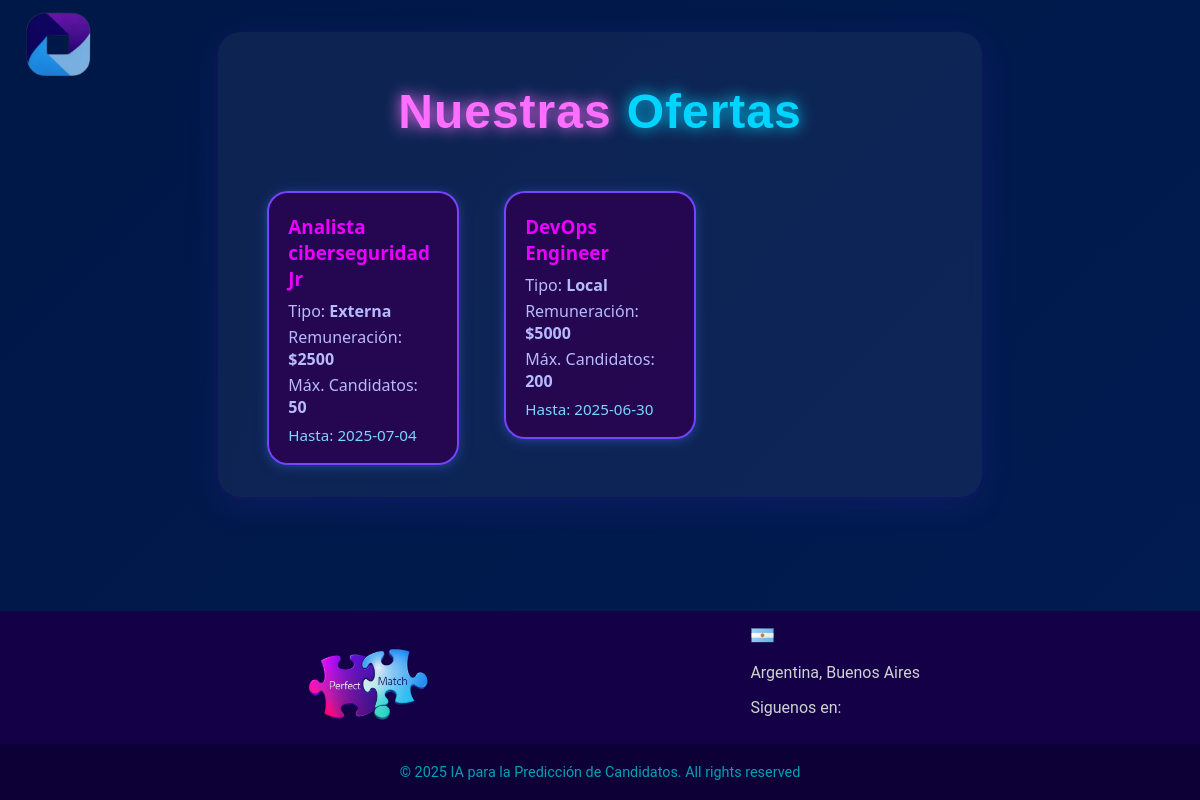
/portal_ofertas, run on an earlier commit of the app's database.
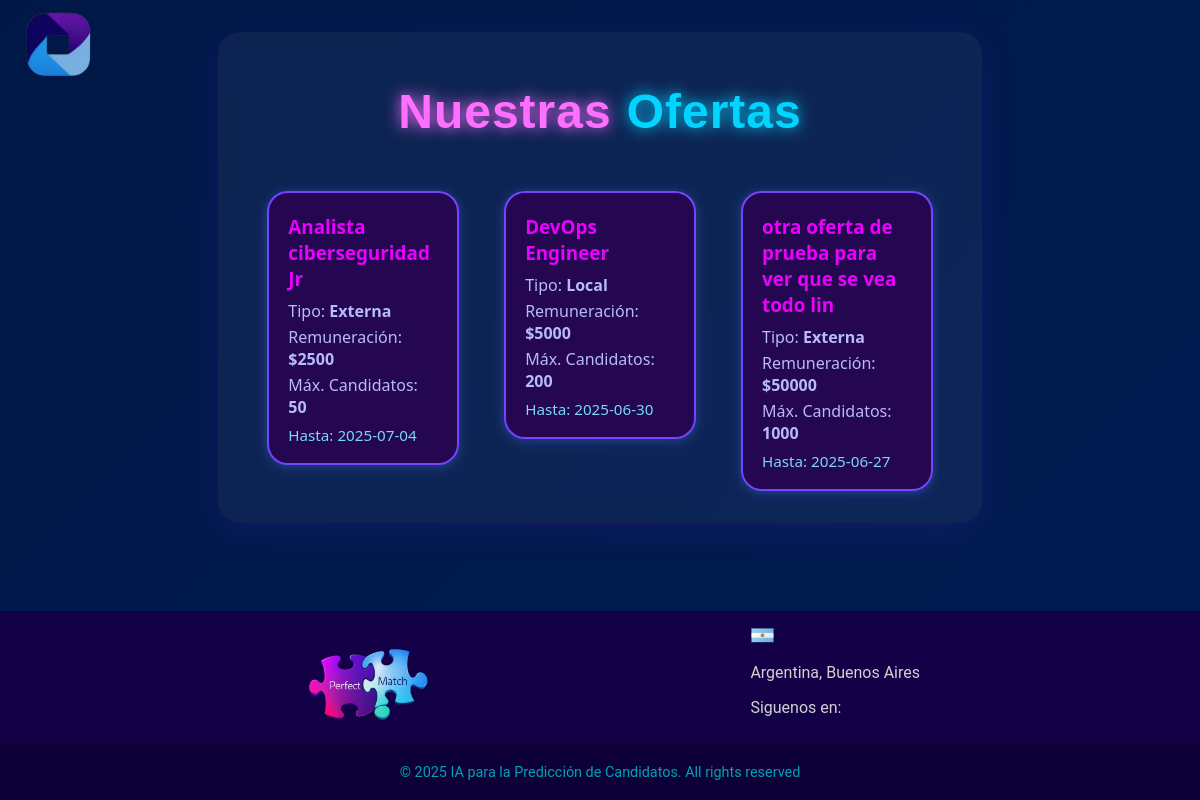
And on a later commit of the database.
### app.py (models this page shows)
class OfertaLaboral(db.Model):
    __tablename__ = "oferta_laboral"
    idOfer = db.Column(db.Integer, primary_key=True, autoincrement=True)
    nombre = db.Column(db.String(200), nullable=False, unique=True)
    fecha_cierre = db.Column(db.DateTime, nullable=False)
    max_candidatos = db.Column(db.Integer, nullable=False)
    cant_candidatos = db.Column(db.Integer, nullable=False, default=0)
    remuneracion = db.Column(db.String(50), nullable=False)
    beneficio = db.Column(db.String(200), nullable=True)
    descripcion = db.Column(db.String(200), nullable=True)
    estado = db.Column(db.String(50), nullable=False, default="Activa")
    modalidad = db.Column(db.String(20), nullable=False)
    usuario_responsable = db.Column(db.String(100), nullable=False)
    postulaciones = db.relationship("Postulacion", back_populates="oferta", cascade="all, delete-orphan", lazy=True)
    educaciones = db.relationship("OfertaEducacion", back_populates="oferta", cascade="all, delete-orphan", lazy=True)
    tecnologias = db.relationship("OfertaTecnologia", back_populates="oferta", cascade="all, delete-orphan", lazy=True)
    tecnologias2 = db.relationship("OfertaTecnologia2", back_populates="oferta", cascade="all, delete-orphan", lazy=True)
    habilidades = db.relationship("OfertaHabilidad", back_populates="oferta", cascade="all, delete-orphan", lazy=True)
    habilidades2 = db.relationship("OfertaHabilidad2", back_populates="oferta", cascade="all, delete-orphan", lazy=True)

### app.py (the view)
@app.route('/portal_ofertas')
def portal_ofertas():
    ofertas_activas = OfertaLaboral.query.filter_by(estado="Activa").all()
    return render_template('portal_ofertas.html', ofertas_activas=ofertas_activas)

### templates/portal_ofertas.html (shortened to what this page needs)
<!DOCTYPE html>
<html lang="es">
<head>
    <link rel="stylesheet" href="{{ url_for('static', filename='css/postulacion.css') }}">
    <link rel="stylesheet" href="{{ url_for('static', filename='css/footer.css') }}">
    <link rel="stylesheet" href="{{ url_for('static', filename='css/portal_ofertas.css') }}">
    <link rel="stylesheet" href="{{ url_for('static', filename='css/fragments/particles.css') }}">
    <link rel="stylesheet" href="{{ url_for('static', filename='css/fragments/titles.css') }}">
</head>
<body>
    {% include "fragments/particles.html" %}
    <header>
        <div>
            <img class="logo" src="{{ url_for('static', filename='images/logoApptitudAI.png') }}"
                alt="Logo de ApptitudAI">
        </div>
    </header>
    <main>
        <div class="ofertas-section">
            <div class="ofertas-title">
                <h1 style = "box-shadow: none !important;"><p class="title-perfect-violet">Nuestras</p><p class="title-match-blue">Ofertas</p></h1>
            </div>
            <div class="ofertas-grid" id="ofertas-activas-grid">
                {% for oferta in ofertas_activas %}
                <div class="oferta-card" data-oferta-id="{{ oferta.idOfer }}">
                    <div class="oferta-summary">
                        <h3>{{ oferta.nombre }}</h3>
                        <p>Tipo: <strong>{{ oferta.modalidad or 'Modalidad no especificada' }}</strong></p>
                        <p>Remuneración: <strong>{{ oferta.remuneracion or 'No especificada' }}</strong></p>
                        <p>Máx. Candidatos: <strong>{{ oferta.max_candidatos or 'No especificado' }}</strong></p>
                        <div class="oferta-fecha">Hasta: {{ oferta.fecha_cierre.strftime('%Y-%m-%d') if oferta.fecha_cierre else 'Sin fecha' }}</div>
                    </div>
                </div>
                {% endfor %}
            </div>
        </div>
    </main>
    {% include "layout/footer.html" %}
</body>
</html>

### templates/fragments/particles.html (shortened to what this page needs)
    <div class="particles">
    </div>

### templates/layout/footer.html (shortened to what this page needs)
<footer class="footer">
    <div class="footer-content">
        <div class="footer-logo">
            <img src="{{ url_for('static', filename='images/logoPerfectMatch.png') }}" alt="PF Image">
        </div>
        <div class="footer-contacts">
            <div class="footer-country">
                <div class="address">
                    <img src="{{ url_for('static', filename='images/ArgentinaS.png') }}" alt="Argentina Flag">
                    <p>Argentina, Buenos Aires</p>
                    <p>Siguenos en:</p>
                </div>
            </div>
        </div>
    </div>
    <div class="footer-bottom">
        <p>© 2025 IA para la Predicción de Candidatos. All rights reserved</p>
    </div>
</footer>

### static/css/postulacion.css (style rules this page uses)
html { background: #5A189A; }
body { display: flex; flex-direction: column; justify-content: center; align-items: center; min-height: 100vh; margin: 0; padding: 0; font-family: 'Segoe UI', sans-serif; background: linear-gradient(135deg, #001847, #011d55, #2a0047, #390061); background-size: 400% 400%; animation: gradient 15s ease infinite; }
header { display: flex; flex-wrap: nowrap; align-items: first baseline; justify-content: space-between; width: 100%; box-sizing: border-box; top: 0; z-index: 10; position: absolute; padding: 10px 20px; background-color: transparent; }
.logo { margin-left: 5px; max-height: 70px; max-width: 100%; }

### static/css/footer.css (style rules this page uses)
.footer { position: relative; background-color: #130047; color: #fff; font-family: "Roboto", sans-serif; width: 100%; }
.footer-content { display: flex; justify-content: space-between; align-items: flex-start; padding: 0; padding-left: 280px; padding-right: 280px; flex-wrap: wrap; gap: 10px; }
.footer-logo img { margin-top: 1.5rem; max-height: 100px; }
.footer-contacts { display: flex; gap: 10px; margin-top: 1rem; }
.footer-country p { font-size: 1rem; color: #d1d1d1; }
.footer-country img { width: 25px; margin-right: 5px; }
.footer-bottom { background-color: #0c0036; text-align: center; padding: 5px 0; margin-top: 5px; }
.footer-bottom p { font-size: 0.9rem; color: #02a1b6; }
html, body { scrollbar-width: thin; scrollbar-color: #7644ff #1a085a; }

### static/css/portal_ofertas.css (style rules this page uses)
main { flex: 1; }
.ofertas-section { width: 94%; max-width: 1100px; margin: 2rem auto 2rem auto; z-index: 2; position: relative; background: rgba(255, 255, 255, 0.05); border-radius: 22px; box-shadow: 0 8px 32px 0 rgba(80, 61, 255, 0.13), 0 1.5px 8px 0 #39006144; padding: 32px; backdrop-filter: blur(6px); overflow: visible; margin-bottom: 2rem; box-sizing: border-box; }
.ofertas-title { font-family: 'Poppins', sans-serif; font-weight: 700; font-size: clamp(1.7rem, 3vw, 2.5rem); color: #fff; text-align: center; letter-spacing: 1px; margin-bottom: 32px; text-shadow: 0 2px 16px #7644ff55, 0 1px 8px #00c3ff55; background: none; border: none; padding: 0; border-radius: 12px; transition: box-shadow 0.2s, filter 0.2s; width: 70%; margin-left: auto; margin-right: auto; display: block; }
.ofertas-grid { display: grid; grid-template-columns: repeat(3, 1fr); gap: 2.8rem; width: 95%; max-width: 100%; box-sizing: border-box; justify-items: center; margin: 0 auto; align-items: start; }
.oferta-card { background: rgba(44, 0, 80, 0.8); border-radius: 1.3rem; box-shadow: 0 2px 16px 0 #7644ff33, 0 1.5px 8px 0 #00c3ff33; border: 2px solid #7644ff; padding: 1.3rem 1.2rem 1.1rem 1.2rem; color: #fff; display: flex; flex-direction: column; align-items: flex-start; cursor: pointer; transition: box-shadow 0.18s, border-color 0.18s, transform 0.18s; position: relative; min-height: 180px; max-width: 220px; width: 100%; box-sizing: border-box; }
.oferta-card h3 { margin: 0 0 8px 0; font-size: 1.18em; color: #ea00ff; }
.oferta-card p { margin: 0 0 4px 0; color: #b7baff; font-size: 1em; }
.oferta-card .oferta-fecha { font-size: 0.95em; color: #7ad6ff; margin-top: 0.5em; }
h1 { font-family: "Erica One", sans-serif; font-size: 3rem; width: fit-content; text-align: center; border-radius: 32px; border: none; color: #fefefe; text-shadow: -3px 3px 0px #49007e, 3px -3px 0px #2f00d9; transition: all 0.3s ease-in-out; min-width: 100%; display: flex; align-items: center; justify-content: center; gap: 15px; margin: 0; padding: 0; position: relative; }

### static/css/fragments/particles.css (style rules this page uses)
.particles { position: fixed; top: 0; left: 0; width: 100%; height: 100%; pointer-events: none; z-index: 1; overflow: hidden; }

### static/css/fragments/titles.css (style rules this page uses)
.title-perfect-violet { color: #ff6fff; text-shadow: 0 0 15px #ff6fff; animation: fadeInUp 1s ease-out 0.4s both; margin: 20px 0; }
.title-match-blue { color: #00d4ff; text-shadow: 0 0 15px #00d4ff; animation: fadeInRight 1s ease-out 0.6s both; margin: 20px 0; }

What changed in the data, as far as the page shows it:
added OfertaLaboral: nombre "otra oferta de prueba para ver que se vea todo lin", modalidad "Externa", remuneracion "$50000", max_candidatos "1000", fecha_cierre "2025-06-27"
